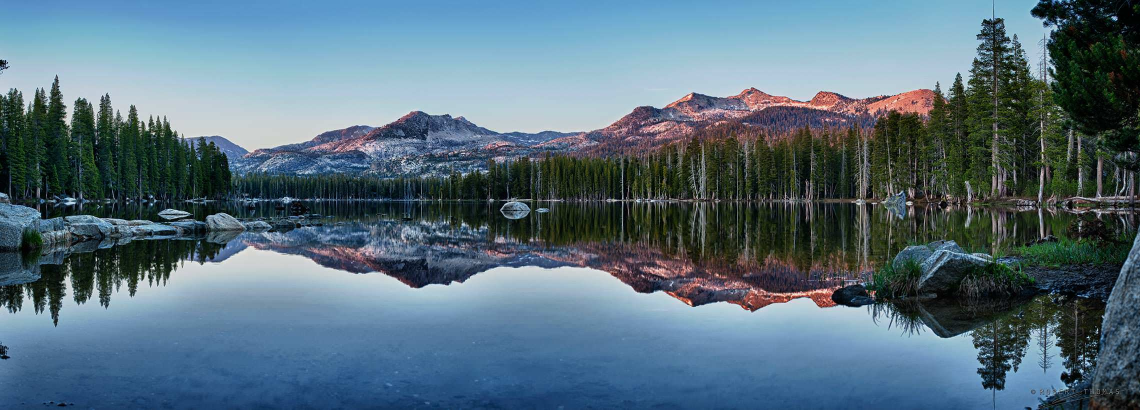
#> input picture Dataset/sample.jpg, 2280 x 819 px (shown at 1/2 size)
$ python -i main.py   (imports and definitions only)
#> lines starting #> are read from the running program, lines starting #| are printed output that depends on the picture
#> further down, picture is the input picture: shape (819, 2280, 3); mean B, G, R 124.4, 110.5, 86.6
# Code by Rwik Rana rwik.rana@iitgn.ac.in
'''
This is code to stitch image staken from various perspectives to output a
panorama image. In this code, I have used concepts of inverse homography,
warping, RANSAC and Laplacian Blending to solve the problem statement.

To use the code,
1. Add your dataset in the Dataset Directory.
2. In line 153, add your datasets in the Datasets array.
3. The output of the same would be save in the Output directory.

Flow of the Code:
1. SIFT to detect features.
2. Matching features using KNN
3. Finding the the homography matrix i.e. the mapping from one image plane to another.
4. warping the images using the inverse of homography matrix to
   ensure no distortion/blank spaces remain in the transformed image.
5. Stitching and blending all the warped images together
'''
import numpy as np
import cv2
import os
import shutil
import imutils
import random

from numpy.lib.type_check import imag

from homography import homographyRansac
from Warp import Warp
from blend_and_stitch import stitcher

class panaroma_stitching():
    def __init__(self):
        # Class parameters
        self.ismid = 1
        self.LoweRatio = 0.75
        self.warp_images = []
        self.warp_mask = []
        self.inbuilt_CV = 0
        self.p = 0
        self.dataset = "data"
        self.blendON = 1 #to use laplacian blend.... keep it ON!
    # Finding the common features between the two images, mapping the features,
    # getting the homography and warping the required images
    def map2imgs(self, images):

        (imageB, imageA) = images
        # Finding features and their corresponding keypoints in the given images
        (kpsA, featuresA) = self.findSIFTfeatures(imageA)
        (kpsB, featuresB) = self.findSIFTfeatures(imageB)
        # match features between the two images
        H, invH= self.mapKeyPts(kpsA, kpsB,featuresA, featuresB)
        warpClass = Warp()
        if self.ismid:
            # Setting the offset only for the main image... homography takes care of the rest of the images
            warpClass.xOffset = 150
            warpClass.yOffset = 500
        # Warping the image
        warpedImg = warpClass.InvWarpPerspective(imageA, invH,H,(640, 1600))
        return np.uint8(warpedImg)


    def extractMask(self,image):

        _image = image.copy()
        _image = cv2.cvtColor(_image, cv2.COLOR_BGR2GRAY)
        _, _image = cv2.threshold(_image, 1, 255, cv2.THRESH_BINARY)
        return _image

    def findSIFTfeatures(self, image):

        desc = cv2.SIFT_create()
        (kps, features) = desc.detectAndCompute(image, None)
        kps = np.float32([kp.pt for kp in kps])
        return (kps, features)

    def mapKeyPts(self, kpsA, kpsB, featuresA, featuresB):
        desc = cv2.DescriptorMatcher_create("BruteForce")
        # using KNN to find the matches.
        _Matches = desc.knnMatch(featuresA, featuresB, 2)
        matches = []
        # loop over the raw matches
        for m in _Matches:
            if len(m) == 2 and m[0].distance < m[1].distance * self.LoweRatio:
                matches.append((m[0].trainIdx, m[0].queryIdx))
        if len(matches) > 4:
            ptsA = np.float32([kpsA[i] for (_, i) in matches])
            ptsB = np.float32([kpsB[i] for (i, _) in matches])
            # Calling the homography class
            reprojThresh =4
            # Obtaining the homography matrix
            if not self.inbuilt_CV:
                homographyFunc = homographyRansac(reprojThresh,1000)
                H= homographyFunc.getHomography(ptsA, ptsB)
            else:
                H,_ = cv2.findHomography(ptsA, ptsB, cv2.RANSAC, reprojThresh)
            # Obtaining the inverse homography matrix
            invH = np.linalg.inv(H)
            return H, invH
        return None

    def MultiStitch(self, images):

        if len(images)%2!=0:
            mid_image_loc = len(images)//2
#> mid_image_loc = 409
        else:
            mid_image_loc = len(images)//2 - 1

        left_images = images[:mid_image_loc]
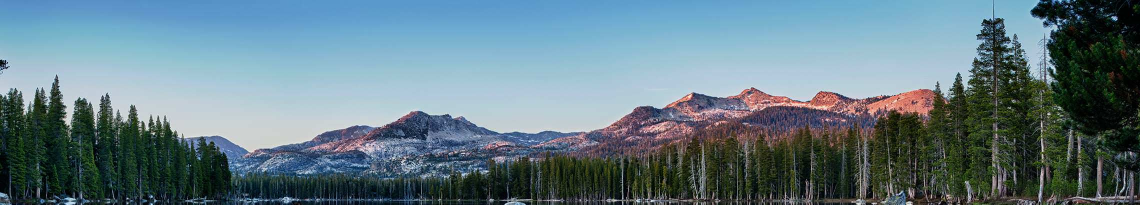
#> left_images: shape (409, 2280, 3) (shown at 1/2 size); mean B, G, R 132.9, 123.3, 99.4
        left_images = left_images[::-1]
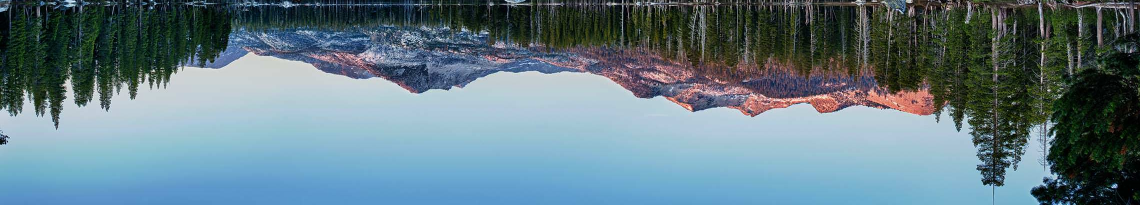
#> left_images: shape (409, 2280, 3) (shown at 1/2 size); mean B, G, R 132.9, 123.3, 99.4

        right_images = images[mid_image_loc+1:]
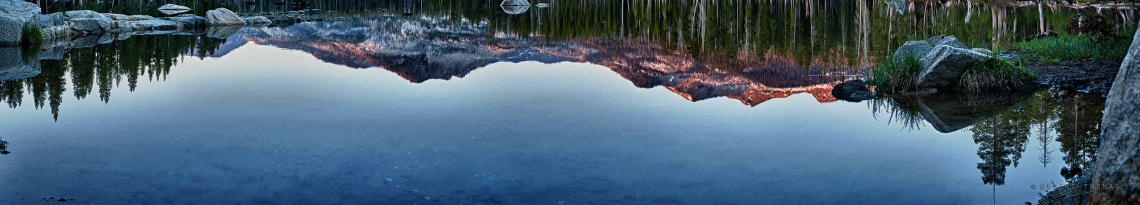
#> right_images: shape (409, 2280, 3) (shown at 1/2 size); mean B, G, R 116.1, 97.9, 74
        mid_image = self.map2imgs((images[mid_image_loc], images[mid_image_loc]))
#> in map2imgs, `(imageB, imageA) = images`: imageB = 2280 rows, first 8: [168, 136, 87], [154, 124, 75], [161, 131, 82], [178, 151, 101], [171, 143, 96], [146, 120, 74], [150, 125, 81], [177, 153, 111]; imageA has the same summary as imageB
#> in findSIFTfeatures, `(kps, features) = desc.detectAndCompute(image, None)`: kps = (); features = None
#> in findSIFTfeatures, `kps = np.float32([kp.pt for kp in kps])`: kps = empty array
        self.ismid = 0
        temp_mid_image = mid_image
        self.p = 0
        for i in range(len(left_images)):
            print("=============> Transformed Image : ", self.p)
            self.p+=1
            temp_warp = self.map2imgs((temp_mid_image, left_images[i]))
            _mask = self.extractMask(temp_warp)
            self.warp_mask.append(_mask)
            self.warp_images.append(temp_warp)
            temp_mid_image = temp_warp
        self.warp_images = self.warp_images[::-1]
        self.warp_mask = self.warp_mask[::-1]
        print("=============> Transformed Image : ", self.p)
        self.p+=1
        self.warp_images.append(mid_image)
        _mask = self.extractMask(mid_image)
        self.warp_mask.append(_mask)
        temp_mid_image = mid_image
        for i in range(len(right_images)):
            print("=============> Transformed Image : ", self.p)
            self.p+=1
            temp_warp = self.map2imgs((temp_mid_image, right_images[i]))
            _mask = self.extractMask(temp_warp)
            self.warp_mask.append(_mask)
            self.warp_images.append(temp_warp)
            temp_mid_image = temp_warp
        print("Transformations Applied....")
        print("Blending and Stitching....")

        stitchDscp = stitcher()
        if self.blendON:
            final = stitchDscp.LaplacianBlend(self.warp_images,self.warp_mask, n=5)
        else:
            final = stitchDscp.stitchOnly(self.warp_images,self.warp_mask)
        cv2.imshow("stitch",final)
        cv2.waitKey(0)
        return final


# image in the dataset must be in order from left to right
Datasets = ["I1","I4","I5"]
# [22 lines not run here, left out]


# Note that for dataset
# I2: Use Images (1 to 4) or (2 to 5)
# I3: Use Images (3 to 5)
# I6: Use Images in the order  5,1,2,3


>>> import cv2
>>> picture = cv2.imread('Dataset/sample.jpg')
#> (the run stopped early here; a loop or call above may not have finished)
